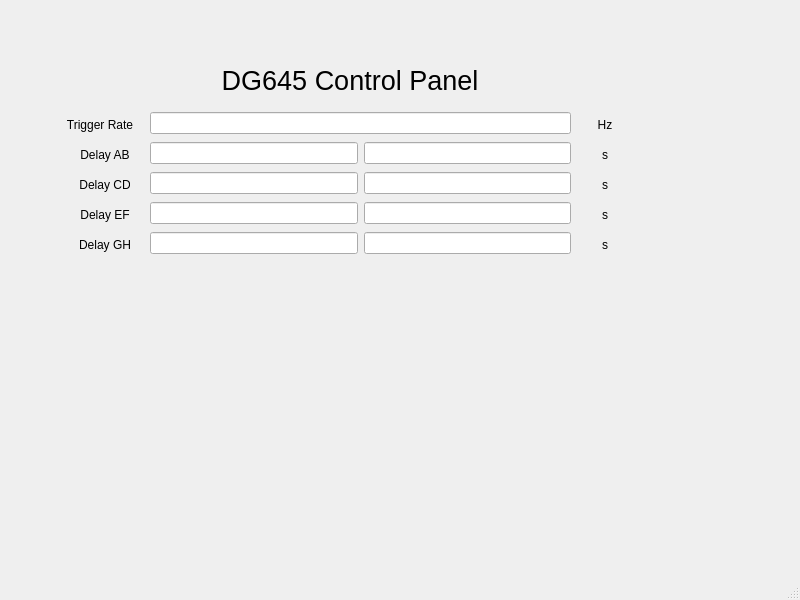
<?xml version="1.0" encoding="UTF-8"?>
<ui version="4.0">
 <class>MainWindow</class>
 <widget class="QMainWindow" name="MainWindow">
  <property name="geometry">
   <rect>
    <x>0</x>
    <y>0</y>
    <width>800</width>
    <height>600</height>
   </rect>
  </property>
  <property name="windowTitle">
   <string>MainWindow</string>
  </property>
  <widget class="QWidget" name="centralwidget">
   <widget class="QWidget" name="gridLayoutWidget">
    <property name="geometry">
     <rect>
      <x>150</x>
      <y>110</y>
      <width>421</width>
      <height>151</height>
     </rect>
    </property>
    <layout class="QGridLayout" name="gridLayout">
     <item row="1" column="0">
      <widget class="QLineEdit" name="lineEdit_A"/>
     </item>
     <item row="1" column="1">
      <widget class="QLineEdit" name="lineEdit_B"/>
     </item>
     <item row="4" column="0">
      <widget class="QLineEdit" name="lineEdit_G"/>
     </item>
     <item row="3" column="0">
      <widget class="QLineEdit" name="lineEdit_E"/>
     </item>
     <item row="2" column="0">
      <widget class="QLineEdit" name="lineEdit_C"/>
     </item>
     <item row="3" column="1">
      <widget class="QLineEdit" name="lineEdit_F"/>
     </item>
     <item row="2" column="1">
      <widget class="QLineEdit" name="lineEdit_D"/>
     </item>
     <item row="4" column="1">
      <widget class="QLineEdit" name="lineEdit_H"/>
     </item>
     <item row="0" column="0" colspan="2">
      <widget class="QLineEdit" name="lineEdit_Trig"/>
     </item>
    </layout>
   </widget>
   <widget class="QLabel" name="label">
    <property name="geometry">
     <rect>
      <x>80</x>
      <y>145</y>
      <width>50</width>
      <height>20</height>
     </rect>
    </property>
    <property name="text">
     <string>Delay AB</string>
    </property>
    <property name="alignment">
     <set>Qt::AlignCenter</set>
    </property>
   </widget>
   <widget class="QLabel" name="label_2">
    <property name="geometry">
     <rect>
      <x>80</x>
      <y>175</y>
      <width>50</width>
      <height>20</height>
     </rect>
    </property>
    <property name="text">
     <string>Delay CD</string>
    </property>
    <property name="alignment">
     <set>Qt::AlignCenter</set>
    </property>
   </widget>
   <widget class="QLabel" name="label_3">
    <property name="geometry">
     <rect>
      <x>80</x>
      <y>205</y>
      <width>50</width>
      <height>20</height>
     </rect>
    </property>
    <property name="text">
     <string>Delay EF</string>
    </property>
    <property name="alignment">
     <set>Qt::AlignCenter</set>
    </property>
   </widget>
   <widget class="QLabel" name="label_4">
    <property name="geometry">
     <rect>
      <x>80</x>
      <y>235</y>
      <width>50</width>
      <height>20</height>
     </rect>
    </property>
    <property name="text">
     <string>Delay GH</string>
    </property>
    <property name="alignment">
     <set>Qt::AlignCenter</set>
    </property>
   </widget>
   <widget class="QLabel" name="label_5">
    <property name="geometry">
     <rect>
      <x>60</x>
      <y>115</y>
      <width>80</width>
      <height>20</height>
     </rect>
    </property>
    <property name="text">
     <string>Trigger Rate</string>
    </property>
    <property name="alignment">
     <set>Qt::AlignCenter</set>
    </property>
   </widget>
   <widget class="QLabel" name="label_6">
    <property name="geometry">
     <rect>
      <x>580</x>
      <y>115</y>
      <width>50</width>
      <height>20</height>
     </rect>
    </property>
    <property name="text">
     <string>Hz</string>
    </property>
    <property name="alignment">
     <set>Qt::AlignCenter</set>
    </property>
   </widget>
   <widget class="QLabel" name="label_7">
    <property name="geometry">
     <rect>
      <x>580</x>
      <y>145</y>
      <width>50</width>
      <height>20</height>
     </rect>
    </property>
    <property name="text">
     <string>s</string>
    </property>
    <property name="alignment">
     <set>Qt::AlignCenter</set>
    </property>
   </widget>
   <widget class="QLabel" name="label_8">
    <property name="geometry">
     <rect>
      <x>580</x>
      <y>175</y>
      <width>50</width>
      <height>20</height>
     </rect>
    </property>
    <property name="text">
     <string>s</string>
    </property>
    <property name="alignment">
     <set>Qt::AlignCenter</set>
    </property>
   </widget>
   <widget class="QLabel" name="label_9">
    <property name="geometry">
     <rect>
      <x>580</x>
      <y>205</y>
      <width>50</width>
      <height>20</height>
     </rect>
    </property>
    <property name="text">
     <string>s</string>
    </property>
    <property name="alignment">
     <set>Qt::AlignCenter</set>
    </property>
   </widget>
   <widget class="QLabel" name="label_10">
    <property name="geometry">
     <rect>
      <x>580</x>
      <y>235</y>
      <width>50</width>
      <height>20</height>
     </rect>
    </property>
    <property name="text">
     <string>s</string>
    </property>
    <property name="alignment">
     <set>Qt::AlignCenter</set>
    </property>
   </widget>
   <widget class="QLabel" name="label_11">
    <property name="geometry">
     <rect>
      <x>150</x>
      <y>60</y>
      <width>400</width>
      <height>40</height>
     </rect>
    </property>
    <property name="font">
     <font>
      <pointsize>20</pointsize>
     </font>
    </property>
    <property name="text">
     <string>DG645 Control Panel</string>
    </property>
    <property name="alignment">
     <set>Qt::AlignCenter</set>
    </property>
   </widget>
   <widget class="QWidget" name="verticalLayoutWidget">
    <property name="geometry">
     <rect>
      <x>80</x>
      <y>270</y>
      <width>551</width>
      <height>191</height>
     </rect>
    </property>
    <layout class="QVBoxLayout" name="verticalLayout"/>
   </widget>
  </widget>
  <widget class="QMenuBar" name="menubar">
   <property name="geometry">
    <rect>
     <x>0</x>
     <y>0</y>
     <width>800</width>
     <height>23</height>
    </rect>
   </property>
  </widget>
  <widget class="QStatusBar" name="statusbar"/>
 </widget>
 <resources/>
 <connections/>
</ui>
